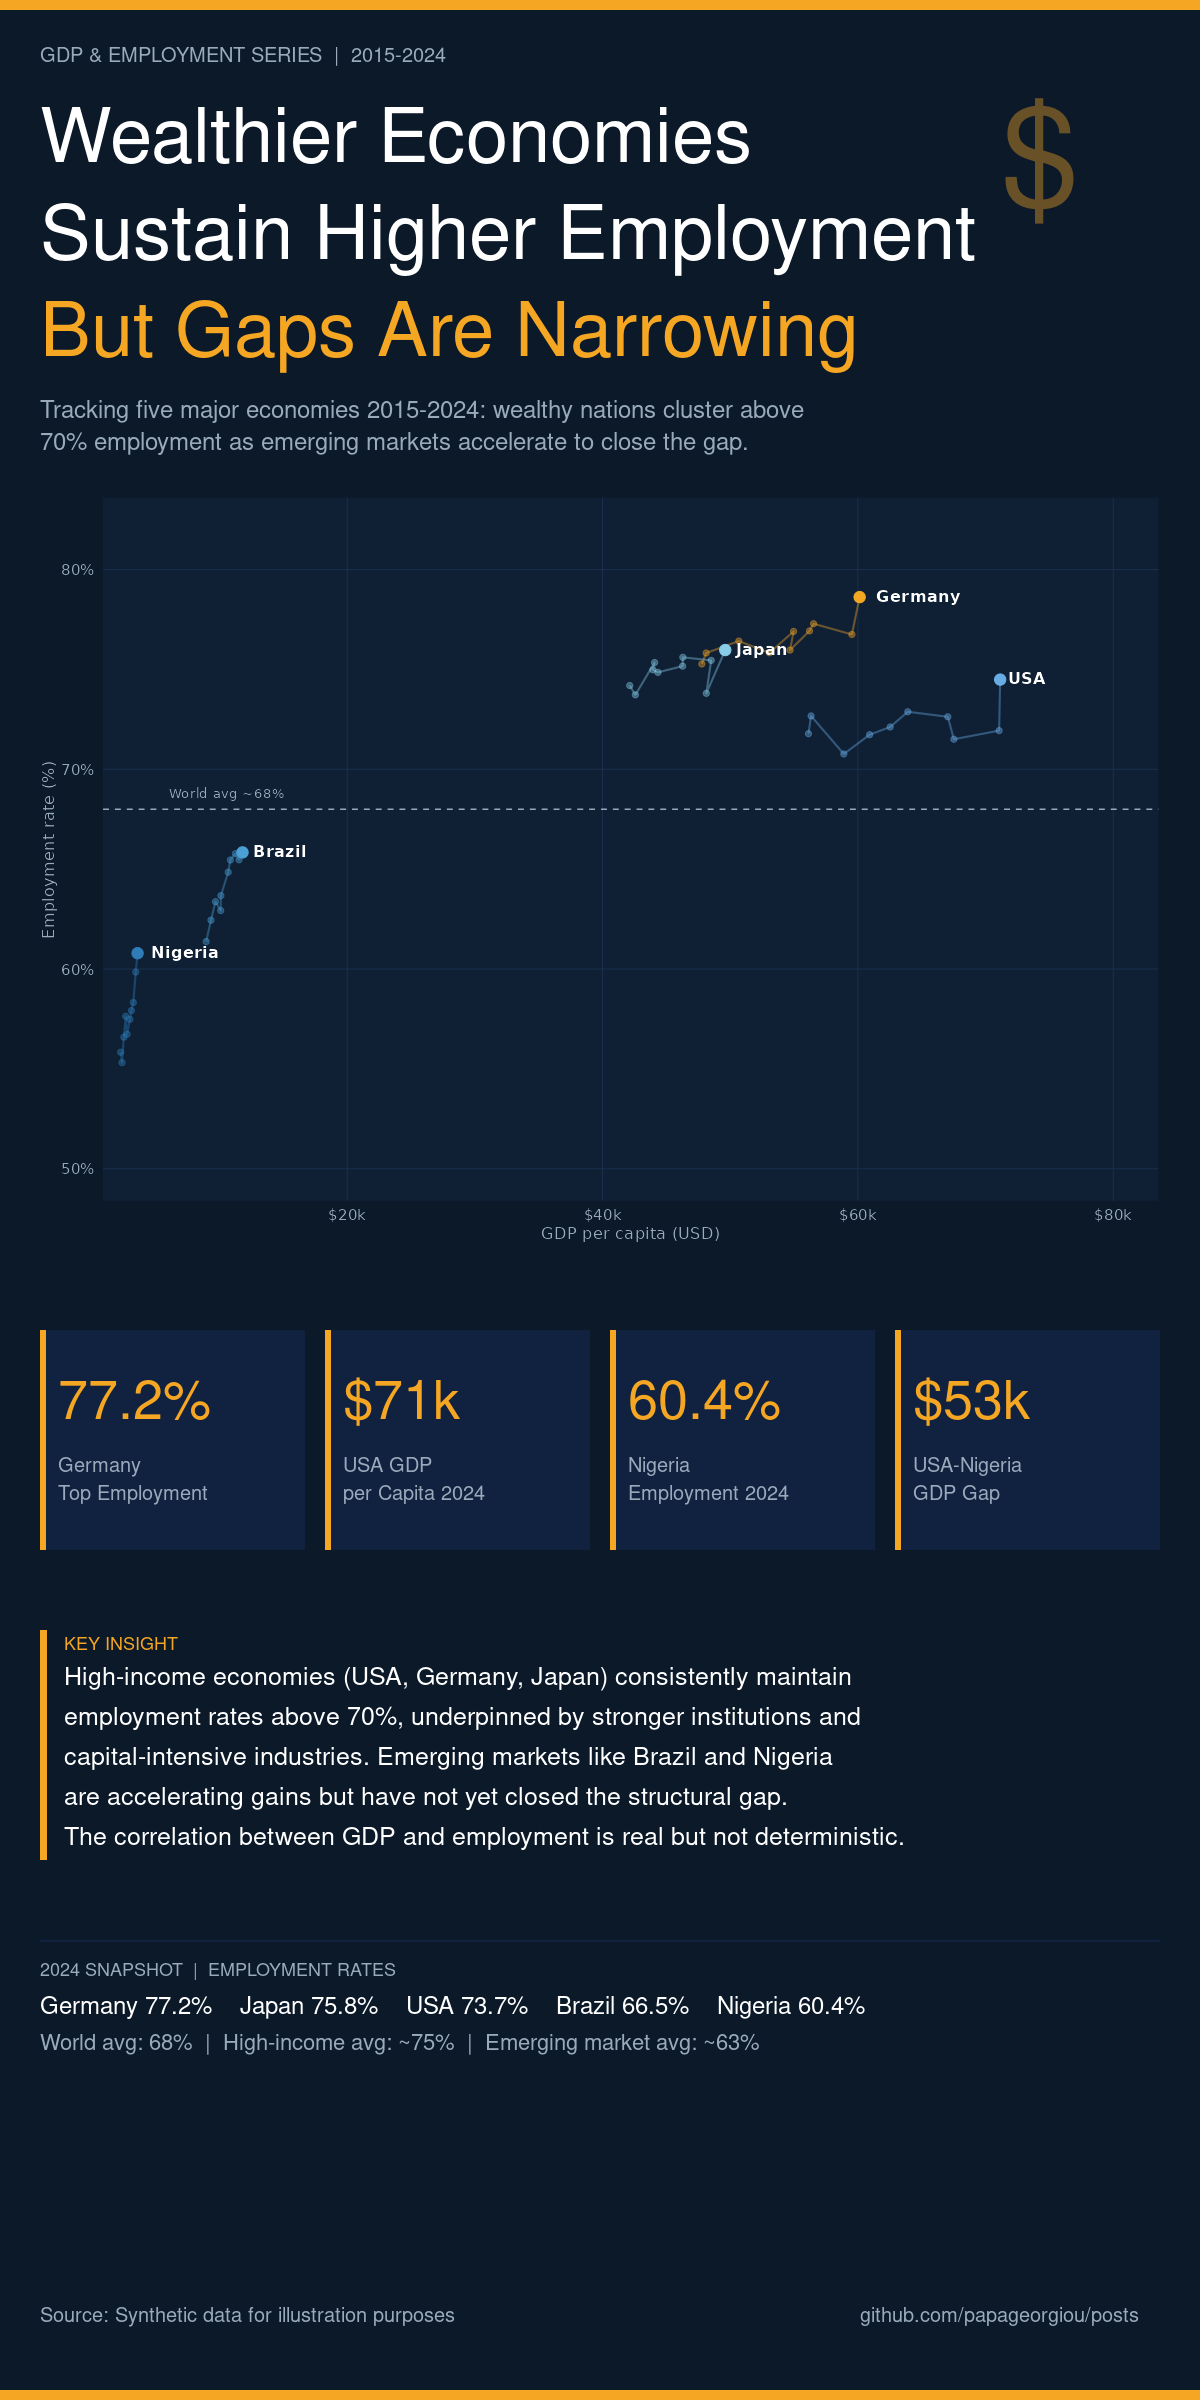

This chart was generated by the following R code:
# 01_scatter_gdp_employment.R — Dark editorial infographic
# Palette: Deep navy + gold | BG #0B1929 | Accent #F5A623 | Sec #68ACE5

suppressPackageStartupMessages({
  library(magick)
  library(ggplot2)
  library(tidyverse)
  library(scales)
})

BG     <- "#0B1929"
ACCENT <- "#F5A623"
SEC    <- "#68ACE5"
WHITE  <- "#FFFFFF"
MUTED  <- "#99AABB"
PBG    <- "#112240"
SYMBOL <- "#695127"   # ACCENT blended into BG at 40%
W <- 1200L; H <- 2400L

draw_rect <- function(img, x1, y1, x2, y2, color) {
  w <- max(1L, as.integer(x2 - x1))
  h <- max(1L, as.integer(y2 - y1))
  image_composite(img, image_blank(w, h, color),
                  offset = paste0("+", as.integer(x1), "+", as.integer(y1)))
}

# ── Data ────────────────────────────────────────────────────────────────────
set.seed(42)
countries <- c("USA","Germany","Japan","Brazil","Nigeria")
gdp_base  <- c(55000,48000,42000,9000,2200)
emp_base  <- c(71,75,74,62,55)
gdp_trend <- c(1800,1400,800,300,150)
emp_trend <- c(0.3,0.4,0.2,0.5,0.6)

pal <- c(USA="#68ACE5",Germany="#F5A623",Japan="#88CCE8",Brazil="#4A9FD4",Nigeria="#2E7CB8")

df <- map_dfr(seq_along(countries), function(i) {
  tibble(
    country        = countries[i],
    year           = 2015:2024,
    gdp_per_capita = gdp_base[i] + gdp_trend[i]*(2015:2024-2015) + rnorm(10,0,gdp_base[i]*0.015),
    emp_rate       = emp_base[i] + emp_trend[i]*(2015:2024-2015) + rnorm(10,0,0.6)
  )
})
df_end <- filter(df, year == 2024)

# ── Chart ────────────────────────────────────────────────────────────────────
p <- ggplot(df, aes(gdp_per_capita, emp_rate, color = country)) +
  geom_path(aes(group = country), linewidth = 0.7, alpha = 0.4) +
  geom_point(aes(size  = ifelse(year==2024, 3.5, 1.8),
                 alpha = ifelse(year==2024, 1.0, 0.40))) +
  geom_text(data = df_end, aes(label = country),
            hjust = -0.2, vjust = 0.4, size = 4.2, fontface = "bold", color = "white") +
  geom_hline(yintercept = 68, linetype = "dashed", color = MUTED, linewidth = 0.5) +
  annotate("text", x = 6000, y = 68.8, label = "World avg ~68%",
           size = 3.5, color = MUTED, hjust = 0) +
  scale_color_manual(values = pal) +
  scale_size_identity() +
  scale_alpha_identity() +
  scale_x_continuous(labels = label_dollar(scale=1e-3, suffix="k"),
                     expand = expansion(mult=c(0.02,0.18))) +
  scale_y_continuous(labels = label_percent(scale=1), limits = c(50,82)) +
  labs(x = "GDP per capita (USD)", y = "Employment rate (%)") +
  theme_minimal(base_size = 13) +
  theme(
    plot.background  = element_rect(fill=BG,       color=NA),
    panel.background = element_rect(fill="#0F2035", color=NA),
    panel.grid.major = element_line(color="#1A3050", linewidth=0.3),
    panel.grid.minor = element_blank(),
    axis.ticks       = element_blank(),
    axis.text        = element_text(color=MUTED, size=11),
    axis.title       = element_text(color=MUTED, size=12),
    legend.position  = "none",
    plot.margin      = margin(20,30,20,30)
  )

tmp <- tempfile(fileext=".png")
ggsave(tmp, p, width=12, height=8, units="in", dpi=100, bg=BG)
cimg <- image_read(tmp) |> image_scale("1200x")
ch   <- as.integer(image_info(cimg)$height)

# ── Canvas ───────────────────────────────────────────────────────────────────
canvas <- image_blank(W, H, color=BG)

# Top accent bar
canvas <- draw_rect(canvas, 0, 0, W, 10, ACCENT)

# Header
canvas <- image_annotate(canvas, "GDP & EMPLOYMENT SERIES  |  2015-2024",
  location="+40+40", size=20, color=MUTED, font="Helvetica")
canvas <- image_annotate(canvas, "Wealthier Economies",
  location="+40+80", size=76, color=WHITE, font="Helvetica-Bold")
canvas <- image_annotate(canvas, "Sustain Higher Employment",
  location="+40+177", size=76, color=WHITE, font="Helvetica-Bold")
canvas <- image_annotate(canvas, "But Gaps Are Narrowing",
  location="+40+274", size=76, color=ACCENT, font="Helvetica-Bold")
canvas <- image_annotate(canvas,
  "Tracking five major economies 2015-2024: wealthy nations cluster above",
  location="+40+392", size=24, color=MUTED, font="Helvetica")
canvas <- image_annotate(canvas,
  "70% employment as emerging markets accelerate to close the gap.",
  location="+40+424", size=24, color=MUTED, font="Helvetica")

# Thematic symbol at 40% opacity (blended color)
canvas <- image_annotate(canvas, "$",
  location=paste0("+",W-200,"+55"), size=140, color=SYMBOL, font="Helvetica-Bold")

# Composite chart
cy <- 470L
canvas <- image_composite(canvas, cimg, offset=paste0("+0+",cy))

# Stat panels (4 panels)
pt  <- cy + ch + 60L
ph  <- 220L
pw  <- 265L
pxs <- as.integer(c(40, 325, 610, 895))
for (x in pxs) {
  canvas <- draw_rect(canvas, x,   pt, x+pw, pt+ph, PBG)
  canvas <- draw_rect(canvas, x,   pt, x+6,  pt+ph, ACCENT)
}

stats <- list(
  list(v="77.2%", l="Germany\nTop Employment"),
  list(v="$71k",  l="USA GDP\nper Capita 2024"),
  list(v="60.4%", l="Nigeria\nEmployment 2024"),
  list(v="$53k",  l="USA-Nigeria\nGDP Gap")
)
for (i in seq_along(stats)) {
  s <- stats[[i]]; bx <- pxs[[i]]
  canvas <- image_annotate(canvas, s$v,
    location=paste0("+",bx+18,"+",pt+30), size=54, color=ACCENT, font="Helvetica-Bold")
  canvas <- image_annotate(canvas, s$l,
    location=paste0("+",bx+18,"+",pt+120), size=20, color=MUTED, font="Helvetica")
}

# Key insight
iy <- pt + ph + 80L
canvas <- draw_rect(canvas, 40, iy, 47, iy+230, ACCENT)
canvas <- image_annotate(canvas, "KEY INSIGHT",
  location=paste0("+64+",iy), size=18, color=ACCENT, font="Helvetica-Bold")
ins <- c(
  "High-income economies (USA, Germany, Japan) consistently maintain",
  "employment rates above 70%, underpinned by stronger institutions and",
  "capital-intensive industries. Emerging markets like Brazil and Nigeria",
  "are accelerating gains but have not yet closed the structural gap.",
  "The correlation between GDP and employment is real but not deterministic."
)
for (j in seq_along(ins)) {
  canvas <- image_annotate(canvas, ins[[j]],
    location=paste0("+64+",iy+28+(j-1L)*40L), size=25, color=WHITE, font="Helvetica")
}

# Data context strip
dcy <- iy + 310L
canvas <- draw_rect(canvas, 40, dcy, W-40, dcy+2, PBG)
canvas <- image_annotate(canvas, "2024 SNAPSHOT  |  EMPLOYMENT RATES",
  location=paste0("+40+",dcy+16), size=18, color=MUTED, font="Helvetica-Bold")
canvas <- image_annotate(canvas,
  "Germany 77.2%    Japan 75.8%    USA 73.7%    Brazil 66.5%    Nigeria 60.4%",
  location=paste0("+40+",dcy+48), size=24, color=WHITE, font="Helvetica")
canvas <- image_annotate(canvas,
  "World avg: 68%  |  High-income avg: ~75%  |  Emerging market avg: ~63%",
  location=paste0("+40+",dcy+86), size=22, color=MUTED, font="Helvetica")

# Footer
fy <- H - 100L
canvas <- draw_rect(canvas, 0, H-10L, W, H, ACCENT)
canvas <- image_annotate(canvas, "Source: Synthetic data for illustration purposes",
  location=paste0("+40+",fy), size=20, color=MUTED, font="Helvetica")
canvas <- image_annotate(canvas, "github.com/papageorgiou/posts",
  location=paste0("+",W-340L,"+",fy), size=20, color=MUTED, font="Helvetica")

image_write(canvas, path="01_scatter_gdp_employment.png")
message("Infographic 01 saved.")
